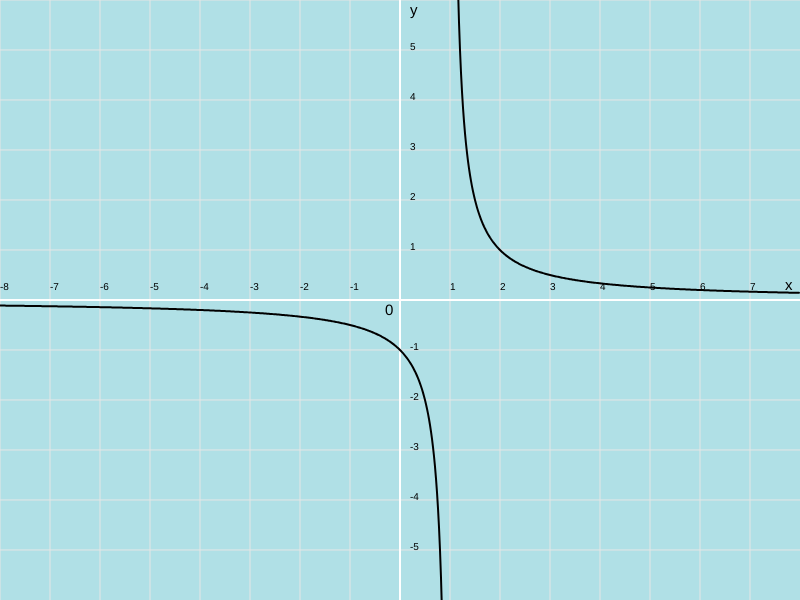
Frame 1 (no input)
Frame 60 (no input): identical to frame 1, image omitted
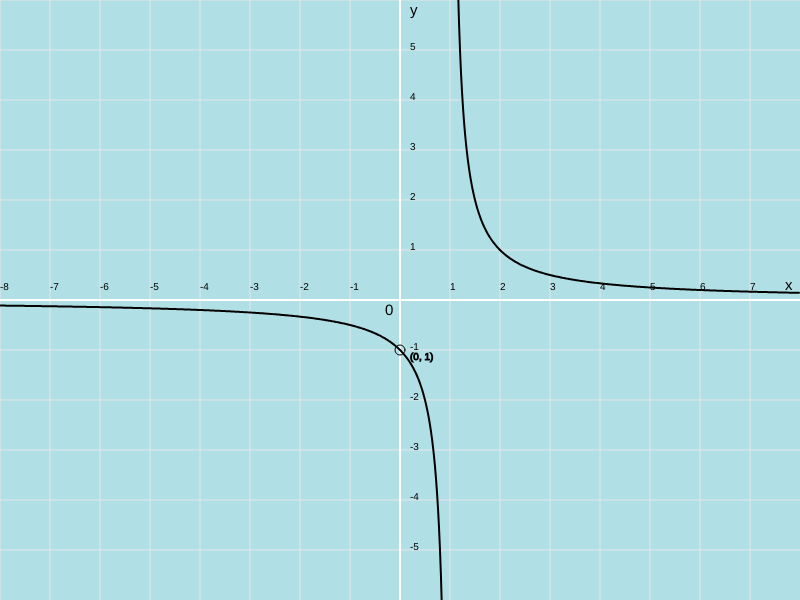
Frame 120 (the mouse pressed at the canvas centre since frame 60)

The p5.js sketch that drew these frames (run headless with seeded random() and noise() and a simulated clock; from frame 60 on, the mouse is pressed at the canvas centre):

// p5.js sketch
// ── sketch.js
let cellSize = 50; //scaleと一致させると1メモリ = x,yでの1の変化と一致するが、cellSizeをscaleの1/10にするとx,yでいう0.1のメモリになる
let scale = 50; //グラフをどれくらいzoom in/zoom outして表示するか？(100の時は100倍原点に近いところだけ見る)

function setup() {
    createCanvas(800, 600);
    background(176, 224, 230);
    // 原点をキャンバスの中心に設定
    translate(width / 2, height / 2);
    drawGrid(cellSize); //スケール (1にすると1pixelが y=f(x)でx, yの1分の変化になる、10にすると10pixelで1になる)
    drawAxis();


    // グラフを描画
    stroke(0);
    strokeWeight(2);
    noFill();

    beginShape();
    for (let x = -width / 2; x < 50; x += 1) {
        let y = targetFunction(x);
        vertex(x, y);
    }
    endShape();

    beginShape();
    for (let x = 51; x < width / 2; x += 1) {
        let y = targetFunction(x);
        vertex(x, y);
        console.log("(x, y) = ", `(${x}, ${y})`);
    }
    endShape();


}

function draw() {

}


function drawAxis() {
    console.log("drawAxis");
    // x軸とy軸を描画
    stroke(255);
    strokeWeight(2);
    line(-width / 2, 0, width / 2, 0); // x軸
    line(0, -height / 2, 0, height / 2); // y軸

    //原点の0
    textSize(15);
    fill(0);
    noStroke();
    text("0", - 15, 15);

    //軸ラベルの描画
    text(`x`, width / 2 - 15, -10);
    text(`y`, 10, -height / 2 + 15);

}

function drawGrid(cellSize) {

    // 縦線を描画
    for (let x = -width / 2; x < width / 2; x += cellSize) {
        stroke(230); // グリッドの色
        strokeWeight(1); // グリッドの線の太さ
        line(x, -height / 2, x, height / 2);

        if (x != 0) {//原点はメモリ不要なので除外
            textSize(10);
            fill(0);
            noStroke();
            text(`${x / cellSize * (cellSize / scale)}`, x, - 10);
        }


    }

    // 横線を描画
    for (let y = - height / 2; y < height / 2; y += cellSize) {
        stroke(230); // グリッドの色
        strokeWeight(1); // グリッドの線の太さ
        line(-width / 2, y, width / 2, y);

        if (y != 0) {//原点はメモリ不要なので除外
            textSize(10);
            fill(0);
            noStroke();
            text(`${(-1) * y / cellSize * (cellSize / scale)}`, 10, y);
        }

    }

}

function mousePressed() {
    translate(width / 2, height / 2);
    drawPointer(mouseX - width / 2);
}

function drawPointer(x) {
    let y = targetFunction(x);
    stroke(0);
    strokeWeight(1);
    noFill();
    ellipse(x, y, 10, 10);
    textSize(10);
    //表示される数字がメモリと一致するように、scaleで割り算し、小数点1桁まで表示するように四捨五入
    text(`(${Math.round(x / scale * 10) / 10}, ${Math.round(y / scale * 10) / 10})`, x + 10, y + 10);
}

//グラフとして描画したい関数、x座標を入れると(x, y)座標を戻す
function targetFunction(x) {
    // console.log("targetFunction");
    let y;
    let scaledX = x / scale; // スケーリング
    y = 1 / (scaledX - 1);
    let scaledY = (-1) * (y * scale); //(y軸を上向きに取るために-1倍)
    return scaledY;
}
